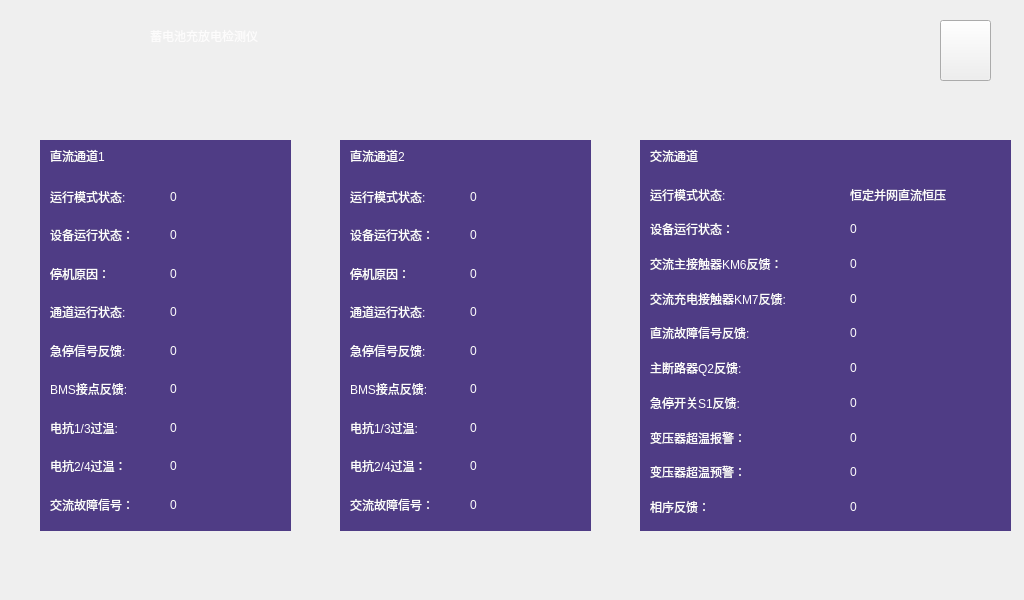
<?xml version="1.0" encoding="UTF-8"?>
<ui version="4.0">
 <class>WorkStatus</class>
 <widget class="QWidget" name="WorkStatus">
  <property name="geometry">
   <rect>
    <x>0</x>
    <y>0</y>
    <width>1024</width>
    <height>600</height>
   </rect>
  </property>
  <property name="windowTitle">
   <string>Form</string>
  </property>
  <property name="styleSheet">
   <string notr="true">#WorkStatus{background-image: url(:/images/background.png);}</string>
  </property>
  <widget class="QLabel" name="label_title">
   <property name="geometry">
    <rect>
     <x>150</x>
     <y>10</y>
     <width>231</width>
     <height>51</height>
    </rect>
   </property>
   <property name="styleSheet">
    <string notr="true">font:bold 23px &quot;Ubuntu&quot;;
color:rgb(253,252,252)</string>
   </property>
   <property name="text">
    <string>蓄电池充放电检测仪</string>
   </property>
  </widget>
  <widget class="QWidget" name="layoutWidget_10">
   <property name="geometry">
    <rect>
     <x>50</x>
     <y>180</y>
     <width>121</width>
     <height>341</height>
    </rect>
   </property>
   <layout class="QVBoxLayout" name="verticalLayout_14">
    <item>
     <widget class="QLabel" name="label_41">
      <property name="styleSheet">
       <string notr="true">font: 17px &quot;Ubuntu&quot;;
color: rgb(253, 252, 252);</string>
      </property>
      <property name="text">
       <string>运行模式状态:</string>
      </property>
     </widget>
    </item>
    <item>
     <widget class="QLabel" name="label_46">
      <property name="styleSheet">
       <string notr="true">font: 17px &quot;Ubuntu&quot;;
color: rgb(253, 252, 252);</string>
      </property>
      <property name="text">
       <string>设备运行状态：</string>
      </property>
     </widget>
    </item>
    <item>
     <widget class="QLabel" name="label_107">
      <property name="styleSheet">
       <string notr="true">font: 17px &quot;Ubuntu&quot;;
color: rgb(253, 252, 252);</string>
      </property>
      <property name="text">
       <string>停机原因：</string>
      </property>
     </widget>
    </item>
    <item>
     <widget class="QLabel" name="label_108">
      <property name="styleSheet">
       <string notr="true">font: 17px &quot;Ubuntu&quot;;
color: rgb(253, 252, 252);</string>
      </property>
      <property name="text">
       <string>通道运行状态:</string>
      </property>
     </widget>
    </item>
    <item>
     <widget class="QLabel" name="label_109">
      <property name="styleSheet">
       <string notr="true">font: 17px &quot;Ubuntu&quot;;
color: rgb(253, 252, 252);</string>
      </property>
      <property name="text">
       <string>急停信号反馈:</string>
      </property>
     </widget>
    </item>
    <item>
     <widget class="QLabel" name="label_200">
      <property name="styleSheet">
       <string notr="true">font: 17px &quot;Ubuntu&quot;;
color: rgb(253, 252, 252);</string>
      </property>
      <property name="text">
       <string>BMS接点反馈:</string>
      </property>
     </widget>
    </item>
    <item>
     <widget class="QLabel" name="label_213">
      <property name="styleSheet">
       <string notr="true">font: 17px &quot;Ubuntu&quot;;
color: rgb(253, 252, 252);</string>
      </property>
      <property name="text">
       <string>电抗1/3过温:</string>
      </property>
     </widget>
    </item>
    <item>
     <widget class="QLabel" name="label_214">
      <property name="styleSheet">
       <string notr="true">font: 17px &quot;Ubuntu&quot;;
color: rgb(253, 252, 252);</string>
      </property>
      <property name="text">
       <string>电抗2/4过温：</string>
      </property>
     </widget>
    </item>
    <item>
     <widget class="QLabel" name="label_215">
      <property name="styleSheet">
       <string notr="true">font: 17px &quot;Ubuntu&quot;;
color: rgb(253, 252, 252);</string>
      </property>
      <property name="text">
       <string>交流故障信号：</string>
      </property>
     </widget>
    </item>
   </layout>
  </widget>
  <widget class="QWidget" name="layoutWidget_12">
   <property name="geometry">
    <rect>
     <x>170</x>
     <y>180</y>
     <width>110</width>
     <height>341</height>
    </rect>
   </property>
   <layout class="QVBoxLayout" name="verticalLayout_16">
    <item>
     <widget class="QLabel" name="label_229">
      <property name="styleSheet">
       <string notr="true">font: 18px &quot;Ubuntu&quot;;
color: rgb(253, 252, 252);</string>
      </property>
      <property name="text">
       <string>0</string>
      </property>
     </widget>
    </item>
    <item>
     <widget class="QLabel" name="label_230">
      <property name="styleSheet">
       <string notr="true">font: 18px &quot;Ubuntu&quot;;
color: rgb(253, 252, 252);</string>
      </property>
      <property name="text">
       <string>0</string>
      </property>
     </widget>
    </item>
    <item>
     <widget class="QLabel" name="label_231">
      <property name="styleSheet">
       <string notr="true">font: 18px &quot;Ubuntu&quot;;
color: rgb(253, 252, 252);</string>
      </property>
      <property name="text">
       <string>0</string>
      </property>
     </widget>
    </item>
    <item>
     <widget class="QLabel" name="label_232">
      <property name="styleSheet">
       <string notr="true">font: 18px &quot;Ubuntu&quot;;
color: rgb(253, 252, 252);</string>
      </property>
      <property name="text">
       <string>0</string>
      </property>
     </widget>
    </item>
    <item>
     <widget class="QLabel" name="label_233">
      <property name="styleSheet">
       <string notr="true">font: 18px &quot;Ubuntu&quot;;
color: rgb(253, 252, 252);</string>
      </property>
      <property name="text">
       <string>0</string>
      </property>
     </widget>
    </item>
    <item>
     <widget class="QLabel" name="label_234">
      <property name="styleSheet">
       <string notr="true">font: 18px &quot;Ubuntu&quot;;
color: rgb(253, 252, 252);</string>
      </property>
      <property name="text">
       <string>0</string>
      </property>
     </widget>
    </item>
    <item>
     <widget class="QLabel" name="label_235">
      <property name="styleSheet">
       <string notr="true">font: 18px &quot;Ubuntu&quot;;
color: rgb(253, 252, 252);</string>
      </property>
      <property name="text">
       <string>0</string>
      </property>
     </widget>
    </item>
    <item>
     <widget class="QLabel" name="label_236">
      <property name="styleSheet">
       <string notr="true">font: 18px &quot;Ubuntu&quot;;
color: rgb(253, 252, 252);</string>
      </property>
      <property name="text">
       <string>0</string>
      </property>
     </widget>
    </item>
    <item>
     <widget class="QLabel" name="label_237">
      <property name="styleSheet">
       <string notr="true">font: 18px &quot;Ubuntu&quot;;
color: rgb(253, 252, 252);</string>
      </property>
      <property name="text">
       <string>0</string>
      </property>
     </widget>
    </item>
   </layout>
  </widget>
  <widget class="QLabel" name="label_67">
   <property name="geometry">
    <rect>
     <x>50</x>
     <y>140</y>
     <width>121</width>
     <height>31</height>
    </rect>
   </property>
   <property name="styleSheet">
    <string notr="true">font: 25px &quot;Ubuntu&quot;;
color: rgb(253, 252, 252);</string>
   </property>
   <property name="text">
    <string>直流通道1</string>
   </property>
  </widget>
  <widget class="QLabel" name="label_240">
   <property name="geometry">
    <rect>
     <x>340</x>
     <y>140</y>
     <width>251</width>
     <height>391</height>
    </rect>
   </property>
   <property name="styleSheet">
    <string notr="true">background-color: rgb(79, 60, 133);</string>
   </property>
   <property name="text">
    <string/>
   </property>
  </widget>
  <widget class="QWidget" name="layoutWidget_13">
   <property name="geometry">
    <rect>
     <x>470</x>
     <y>180</y>
     <width>110</width>
     <height>341</height>
    </rect>
   </property>
   <layout class="QVBoxLayout" name="verticalLayout_17">
    <item>
     <widget class="QLabel" name="label_238">
      <property name="styleSheet">
       <string notr="true">font: 18px &quot;Ubuntu&quot;;
color: rgb(253, 252, 252);</string>
      </property>
      <property name="text">
       <string>0</string>
      </property>
     </widget>
    </item>
    <item>
     <widget class="QLabel" name="label_239">
      <property name="styleSheet">
       <string notr="true">font: 18px &quot;Ubuntu&quot;;
color: rgb(253, 252, 252);</string>
      </property>
      <property name="text">
       <string>0</string>
      </property>
     </widget>
    </item>
    <item>
     <widget class="QLabel" name="label_241">
      <property name="styleSheet">
       <string notr="true">font: 18px &quot;Ubuntu&quot;;
color: rgb(253, 252, 252);</string>
      </property>
      <property name="text">
       <string>0</string>
      </property>
     </widget>
    </item>
    <item>
     <widget class="QLabel" name="label_242">
      <property name="styleSheet">
       <string notr="true">font: 18px &quot;Ubuntu&quot;;
color: rgb(253, 252, 252);</string>
      </property>
      <property name="text">
       <string>0</string>
      </property>
     </widget>
    </item>
    <item>
     <widget class="QLabel" name="label_243">
      <property name="styleSheet">
       <string notr="true">font: 18px &quot;Ubuntu&quot;;
color: rgb(253, 252, 252);</string>
      </property>
      <property name="text">
       <string>0</string>
      </property>
     </widget>
    </item>
    <item>
     <widget class="QLabel" name="label_244">
      <property name="styleSheet">
       <string notr="true">font: 18px &quot;Ubuntu&quot;;
color: rgb(253, 252, 252);</string>
      </property>
      <property name="text">
       <string>0</string>
      </property>
     </widget>
    </item>
    <item>
     <widget class="QLabel" name="label_245">
      <property name="styleSheet">
       <string notr="true">font: 18px &quot;Ubuntu&quot;;
color: rgb(253, 252, 252);</string>
      </property>
      <property name="text">
       <string>0</string>
      </property>
     </widget>
    </item>
    <item>
     <widget class="QLabel" name="label_246">
      <property name="styleSheet">
       <string notr="true">font: 18px &quot;Ubuntu&quot;;
color: rgb(253, 252, 252);</string>
      </property>
      <property name="text">
       <string>0</string>
      </property>
     </widget>
    </item>
    <item>
     <widget class="QLabel" name="label_247">
      <property name="styleSheet">
       <string notr="true">font: 18px &quot;Ubuntu&quot;;
color: rgb(253, 252, 252);</string>
      </property>
      <property name="text">
       <string>0</string>
      </property>
     </widget>
    </item>
   </layout>
  </widget>
  <widget class="QLabel" name="label_68">
   <property name="geometry">
    <rect>
     <x>350</x>
     <y>140</y>
     <width>121</width>
     <height>31</height>
    </rect>
   </property>
   <property name="styleSheet">
    <string notr="true">font: 25px &quot;Ubuntu&quot;;
color: rgb(253, 252, 252);</string>
   </property>
   <property name="text">
    <string>直流通道2</string>
   </property>
  </widget>
  <widget class="QWidget" name="layoutWidget_11">
   <property name="geometry">
    <rect>
     <x>350</x>
     <y>180</y>
     <width>121</width>
     <height>341</height>
    </rect>
   </property>
   <layout class="QVBoxLayout" name="verticalLayout_15">
    <item>
     <widget class="QLabel" name="label_42">
      <property name="styleSheet">
       <string notr="true">font: 17px &quot;Ubuntu&quot;;
color: rgb(253, 252, 252);</string>
      </property>
      <property name="text">
       <string>运行模式状态:</string>
      </property>
     </widget>
    </item>
    <item>
     <widget class="QLabel" name="label_47">
      <property name="styleSheet">
       <string notr="true">font: 17px &quot;Ubuntu&quot;;
color: rgb(253, 252, 252);</string>
      </property>
      <property name="text">
       <string>设备运行状态：</string>
      </property>
     </widget>
    </item>
    <item>
     <widget class="QLabel" name="label_110">
      <property name="styleSheet">
       <string notr="true">font: 17px &quot;Ubuntu&quot;;
color: rgb(253, 252, 252);</string>
      </property>
      <property name="text">
       <string>停机原因：</string>
      </property>
     </widget>
    </item>
    <item>
     <widget class="QLabel" name="label_111">
      <property name="styleSheet">
       <string notr="true">font: 17px &quot;Ubuntu&quot;;
color: rgb(253, 252, 252);</string>
      </property>
      <property name="text">
       <string>通道运行状态:</string>
      </property>
     </widget>
    </item>
    <item>
     <widget class="QLabel" name="label_112">
      <property name="styleSheet">
       <string notr="true">font: 17px &quot;Ubuntu&quot;;
color: rgb(253, 252, 252);</string>
      </property>
      <property name="text">
       <string>急停信号反馈:</string>
      </property>
     </widget>
    </item>
    <item>
     <widget class="QLabel" name="label_201">
      <property name="styleSheet">
       <string notr="true">font: 17px &quot;Ubuntu&quot;;
color: rgb(253, 252, 252);</string>
      </property>
      <property name="text">
       <string>BMS接点反馈:</string>
      </property>
     </widget>
    </item>
    <item>
     <widget class="QLabel" name="label_216">
      <property name="styleSheet">
       <string notr="true">font: 17px &quot;Ubuntu&quot;;
color: rgb(253, 252, 252);</string>
      </property>
      <property name="text">
       <string>电抗1/3过温:</string>
      </property>
     </widget>
    </item>
    <item>
     <widget class="QLabel" name="label_217">
      <property name="styleSheet">
       <string notr="true">font: 17px &quot;Ubuntu&quot;;
color: rgb(253, 252, 252);</string>
      </property>
      <property name="text">
       <string>电抗2/4过温：</string>
      </property>
     </widget>
    </item>
    <item>
     <widget class="QLabel" name="label_218">
      <property name="styleSheet">
       <string notr="true">font: 17px &quot;Ubuntu&quot;;
color: rgb(253, 252, 252);</string>
      </property>
      <property name="text">
       <string>交流故障信号：</string>
      </property>
     </widget>
    </item>
   </layout>
  </widget>
  <widget class="QLabel" name="label_248">
   <property name="geometry">
    <rect>
     <x>40</x>
     <y>140</y>
     <width>251</width>
     <height>391</height>
    </rect>
   </property>
   <property name="styleSheet">
    <string notr="true">background-color: rgb(79, 60, 133);</string>
   </property>
   <property name="text">
    <string/>
   </property>
  </widget>
  <widget class="QLabel" name="label_249">
   <property name="geometry">
    <rect>
     <x>640</x>
     <y>140</y>
     <width>371</width>
     <height>391</height>
    </rect>
   </property>
   <property name="styleSheet">
    <string notr="true">background-color: rgb(79, 60, 133);</string>
   </property>
   <property name="text">
    <string/>
   </property>
  </widget>
  <widget class="QWidget" name="layoutWidget_14">
   <property name="geometry">
    <rect>
     <x>650</x>
     <y>180</y>
     <width>195</width>
     <height>341</height>
    </rect>
   </property>
   <layout class="QVBoxLayout" name="verticalLayout_18">
    <item>
     <widget class="QLabel" name="label_43">
      <property name="styleSheet">
       <string notr="true">font: 17px &quot;Ubuntu&quot;;
color: rgb(253, 252, 252);</string>
      </property>
      <property name="text">
       <string>运行模式状态:</string>
      </property>
     </widget>
    </item>
    <item>
     <widget class="QLabel" name="label_48">
      <property name="styleSheet">
       <string notr="true">font: 17px &quot;Ubuntu&quot;;
color: rgb(253, 252, 252);</string>
      </property>
      <property name="text">
       <string>设备运行状态：</string>
      </property>
     </widget>
    </item>
    <item>
     <widget class="QLabel" name="label_113">
      <property name="styleSheet">
       <string notr="true">font: 17px &quot;Ubuntu&quot;;
color: rgb(253, 252, 252);</string>
      </property>
      <property name="text">
       <string>交流主接触器KM6反馈：</string>
      </property>
     </widget>
    </item>
    <item>
     <widget class="QLabel" name="label_114">
      <property name="styleSheet">
       <string notr="true">font: 17px &quot;Ubuntu&quot;;
color: rgb(253, 252, 252);</string>
      </property>
      <property name="text">
       <string>交流充电接触器KM7反馈:</string>
      </property>
     </widget>
    </item>
    <item>
     <widget class="QLabel" name="label_115">
      <property name="styleSheet">
       <string notr="true">font: 17px &quot;Ubuntu&quot;;
color: rgb(253, 252, 252);</string>
      </property>
      <property name="text">
       <string>直流故障信号反馈:</string>
      </property>
     </widget>
    </item>
    <item>
     <widget class="QLabel" name="label_202">
      <property name="styleSheet">
       <string notr="true">font: 17px &quot;Ubuntu&quot;;
color: rgb(253, 252, 252);</string>
      </property>
      <property name="text">
       <string>主断路器Q2反馈:</string>
      </property>
     </widget>
    </item>
    <item>
     <widget class="QLabel" name="label_219">
      <property name="styleSheet">
       <string notr="true">font: 17px &quot;Ubuntu&quot;;
color: rgb(253, 252, 252);</string>
      </property>
      <property name="text">
       <string>急停开关S1反馈:</string>
      </property>
     </widget>
    </item>
    <item>
     <widget class="QLabel" name="label_220">
      <property name="styleSheet">
       <string notr="true">font: 17px &quot;Ubuntu&quot;;
color: rgb(253, 252, 252);</string>
      </property>
      <property name="text">
       <string>变压器超温报警：</string>
      </property>
     </widget>
    </item>
    <item>
     <widget class="QLabel" name="label_221">
      <property name="styleSheet">
       <string notr="true">font: 17px &quot;Ubuntu&quot;;
color: rgb(253, 252, 252);</string>
      </property>
      <property name="text">
       <string>变压器超温预警：</string>
      </property>
     </widget>
    </item>
    <item>
     <widget class="QLabel" name="label_222">
      <property name="styleSheet">
       <string notr="true">font: 17px &quot;Ubuntu&quot;;
color: rgb(253, 252, 252);</string>
      </property>
      <property name="text">
       <string>相序反馈：</string>
      </property>
     </widget>
    </item>
   </layout>
  </widget>
  <widget class="QLabel" name="label_69">
   <property name="geometry">
    <rect>
     <x>650</x>
     <y>140</y>
     <width>121</width>
     <height>31</height>
    </rect>
   </property>
   <property name="styleSheet">
    <string notr="true">font: 25px &quot;Ubuntu&quot;;
color: rgb(253, 252, 252);</string>
   </property>
   <property name="text">
    <string>交流通道</string>
   </property>
  </widget>
  <widget class="QWidget" name="layoutWidget_15">
   <property name="geometry">
    <rect>
     <x>850</x>
     <y>180</y>
     <width>151</width>
     <height>341</height>
    </rect>
   </property>
   <layout class="QVBoxLayout" name="verticalLayout_19">
    <item>
     <widget class="QLabel" name="label_250">
      <property name="styleSheet">
       <string notr="true">font: 18px &quot;Ubuntu&quot;;
color: rgb(253, 252, 252);</string>
      </property>
      <property name="text">
       <string>恒定并网直流恒压 </string>
      </property>
     </widget>
    </item>
    <item>
     <widget class="QLabel" name="label_251">
      <property name="styleSheet">
       <string notr="true">font: 18px &quot;Ubuntu&quot;;
color: rgb(253, 252, 252);</string>
      </property>
      <property name="text">
       <string>0</string>
      </property>
     </widget>
    </item>
    <item>
     <widget class="QLabel" name="label_252">
      <property name="styleSheet">
       <string notr="true">font: 18px &quot;Ubuntu&quot;;
color: rgb(253, 252, 252);</string>
      </property>
      <property name="text">
       <string>0</string>
      </property>
     </widget>
    </item>
    <item>
     <widget class="QLabel" name="label_253">
      <property name="styleSheet">
       <string notr="true">font: 18px &quot;Ubuntu&quot;;
color: rgb(253, 252, 252);</string>
      </property>
      <property name="text">
       <string>0</string>
      </property>
     </widget>
    </item>
    <item>
     <widget class="QLabel" name="label_254">
      <property name="styleSheet">
       <string notr="true">font: 18px &quot;Ubuntu&quot;;
color: rgb(253, 252, 252);</string>
      </property>
      <property name="text">
       <string>0</string>
      </property>
     </widget>
    </item>
    <item>
     <widget class="QLabel" name="label_255">
      <property name="styleSheet">
       <string notr="true">font: 18px &quot;Ubuntu&quot;;
color: rgb(253, 252, 252);</string>
      </property>
      <property name="text">
       <string>0</string>
      </property>
     </widget>
    </item>
    <item>
     <widget class="QLabel" name="label_256">
      <property name="styleSheet">
       <string notr="true">font: 18px &quot;Ubuntu&quot;;
color: rgb(253, 252, 252);</string>
      </property>
      <property name="text">
       <string>0</string>
      </property>
     </widget>
    </item>
    <item>
     <widget class="QLabel" name="label_257">
      <property name="styleSheet">
       <string notr="true">font: 18px &quot;Ubuntu&quot;;
color: rgb(253, 252, 252);</string>
      </property>
      <property name="text">
       <string>0</string>
      </property>
     </widget>
    </item>
    <item>
     <widget class="QLabel" name="label_258">
      <property name="styleSheet">
       <string notr="true">font: 18px &quot;Ubuntu&quot;;
color: rgb(253, 252, 252);</string>
      </property>
      <property name="text">
       <string>0</string>
      </property>
     </widget>
    </item>
    <item>
     <widget class="QLabel" name="label_259">
      <property name="styleSheet">
       <string notr="true">font: 18px &quot;Ubuntu&quot;;
color: rgb(253, 252, 252);</string>
      </property>
      <property name="text">
       <string>0</string>
      </property>
     </widget>
    </item>
   </layout>
  </widget>
  <widget class="QPushButton" name="btnexit">
   <property name="geometry">
    <rect>
     <x>940</x>
     <y>20</y>
     <width>51</width>
     <height>61</height>
    </rect>
   </property>
   <property name="focusPolicy">
    <enum>Qt::NoFocus</enum>
   </property>
   <property name="styleSheet">
    <string notr="true">border-image: url(:/images/backbtn.png);
font: 20px &quot;Ubuntu&quot;; 
color: rgb(253, 252, 252);</string>
   </property>
   <property name="text">
    <string/>
   </property>
  </widget>
  <zorder>label_248</zorder>
  <zorder>label_240</zorder>
  <zorder>label_title</zorder>
  <zorder>layoutWidget_10</zorder>
  <zorder>layoutWidget_12</zorder>
  <zorder>label_67</zorder>
  <zorder>layoutWidget_13</zorder>
  <zorder>label_68</zorder>
  <zorder>layoutWidget_11</zorder>
  <zorder>label_249</zorder>
  <zorder>layoutWidget_14</zorder>
  <zorder>label_69</zorder>
  <zorder>layoutWidget_15</zorder>
  <zorder>btnexit</zorder>
 </widget>
 <resources/>
 <connections/>
</ui>
